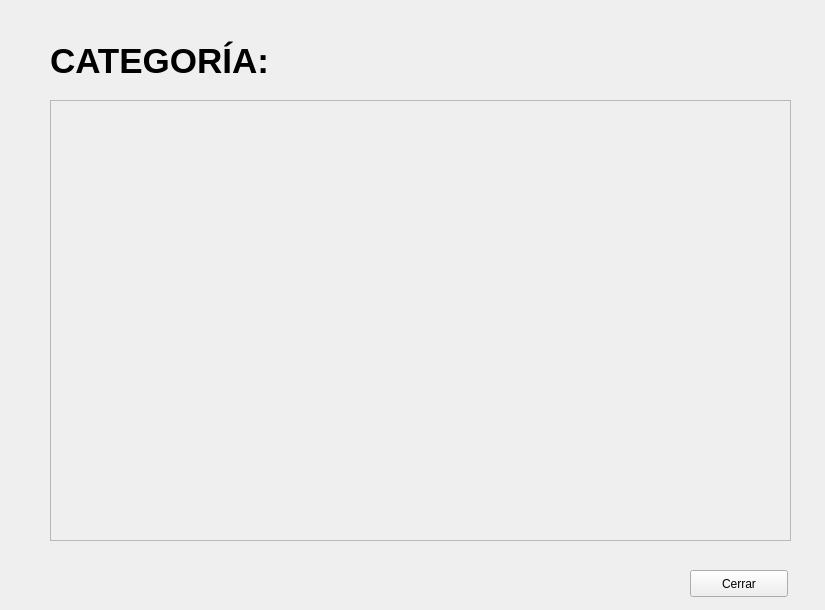
<?xml version="1.0" encoding="UTF-8"?>
<ui version="4.0">
 <class>Form</class>
 <widget class="QWidget" name="Form">
  <property name="geometry">
   <rect>
    <x>0</x>
    <y>0</y>
    <width>825</width>
    <height>610</height>
   </rect>
  </property>
  <property name="windowTitle">
   <string>Form</string>
  </property>
  <widget class="QLabel" name="categoria">
   <property name="geometry">
    <rect>
     <x>50</x>
     <y>30</y>
     <width>721</width>
     <height>61</height>
    </rect>
   </property>
   <property name="font">
    <font>
     <pointsize>26</pointsize>
     <weight>75</weight>
     <bold>true</bold>
    </font>
   </property>
   <property name="text">
    <string>CATEGORÍA:</string>
   </property>
  </widget>
  <widget class="QScrollArea" name="scrollArea">
   <property name="geometry">
    <rect>
     <x>50</x>
     <y>100</y>
     <width>741</width>
     <height>441</height>
    </rect>
   </property>
   <property name="widgetResizable">
    <bool>true</bool>
   </property>
   <widget class="QWidget" name="scrollAreaWidgetContents">
    <property name="geometry">
     <rect>
      <x>0</x>
      <y>0</y>
      <width>739</width>
      <height>439</height>
     </rect>
    </property>
   </widget>
  </widget>
  <widget class="QPushButton" name="cerrar">
   <property name="geometry">
    <rect>
     <x>690</x>
     <y>570</y>
     <width>98</width>
     <height>27</height>
    </rect>
   </property>
   <property name="text">
    <string>Cerrar</string>
   </property>
  </widget>
 </widget>
 <resources/>
 <connections/>
</ui>
